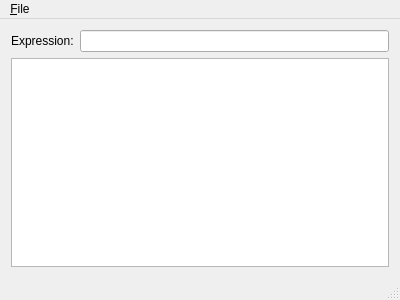
<?xml version="1.0" encoding="UTF-8"?>
<ui version="4.0">
 <class>MainWindow</class>
 <widget class="QMainWindow" name="MainWindow">
  <property name="geometry">
   <rect>
    <x>0</x>
    <y>0</y>
    <width>400</width>
    <height>300</height>
   </rect>
  </property>
  <property name="windowTitle">
   <string>CSP Process Explorer</string>
  </property>
  <widget class="QWidget" name="centralWidget">
   <layout class="QGridLayout" name="gridLayout">
    <item row="0" column="0">
     <layout class="QHBoxLayout" name="horizontalLayout">
      <item>
       <widget class="QLabel" name="qlbExpression">
        <property name="text">
         <string>Expression:</string>
        </property>
       </widget>
      </item>
      <item>
       <widget class="QLineEdit" name="qleExpression"/>
      </item>
     </layout>
    </item>
    <item row="1" column="0">
     <widget class="ProcessTree" name="qtvExplorer"/>
    </item>
   </layout>
  </widget>
  <widget class="QMenuBar" name="qmbMenu">
   <property name="geometry">
    <rect>
     <x>0</x>
     <y>0</y>
     <width>400</width>
     <height>23</height>
    </rect>
   </property>
   <widget class="QMenu" name="qmmFile">
    <property name="title">
     <string>&amp;File</string>
    </property>
    <addaction name="qmaOpen"/>
   </widget>
   <addaction name="qmmFile"/>
  </widget>
  <widget class="QStatusBar" name="qsbStatus"/>
  <action name="qmaOpen">
   <property name="text">
    <string>&amp;Open</string>
   </property>
  </action>
 </widget>
 <layoutdefault spacing="6" margin="11"/>
 <customwidgets>
  <customwidget>
   <class>ProcessTree</class>
   <extends>QTreeView</extends>
   <header>widget/processtree.h</header>
   <slots>
    <slot>loadInitialState()</slot>
   </slots>
  </customwidget>
 </customwidgets>
 <resources/>
 <connections>
  <connection>
   <sender>qleExpression</sender>
   <signal>returnPressed()</signal>
   <receiver>qtvExplorer</receiver>
   <slot>loadInitialState()</slot>
   <hints>
    <hint type="sourcelabel">
     <x>188</x>
     <y>49</y>
    </hint>
    <hint type="destinationlabel">
     <x>169</x>
     <y>108</y>
    </hint>
   </hints>
  </connection>
  <connection>
   <sender>qmaOpen</sender>
   <signal>triggered()</signal>
   <receiver>MainWindow</receiver>
   <slot>actionOpen()</slot>
   <hints>
    <hint type="sourcelabel">
     <x>-1</x>
     <y>-1</y>
    </hint>
    <hint type="destinationlabel">
     <x>199</x>
     <y>149</y>
    </hint>
   </hints>
  </connection>
 </connections>
 <slots>
  <slot>actionOpen()</slot>
 </slots>
</ui>
